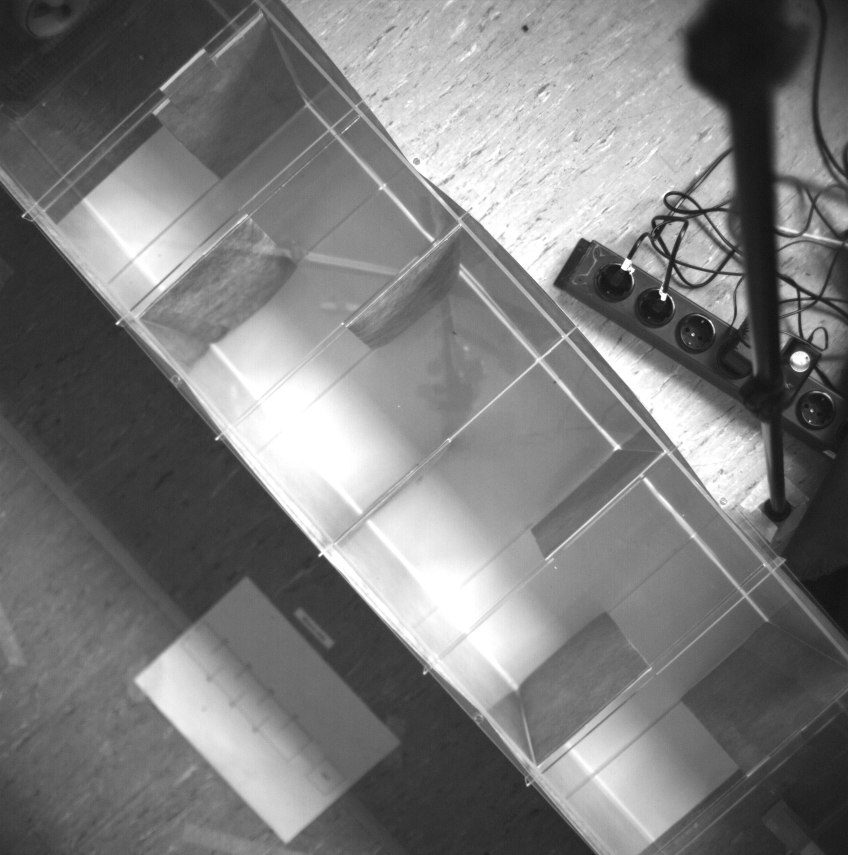
#> input picture data/frame_00000000.jpg, 1696 x 1710 px (shown at 1/2 size)
$ python manhattan_click.py --file ../data/frame_00000000.jpg
#> lines starting #> are read from the running program, lines starting #| are printed output that depends on the picture
"""
   Tool to click a manhattan
"""
import argparse
import cv2
import pandas as pd
import numpy as np
import os


parser = argparse.ArgumentParser()
arghelp = 'Path to the folder containing the data'
parser.add_argument('--file',
                    type=str,
                    default=None,
                    help=arghelp)

arghelp = 'Number of points on the manhattan'
parser.add_argument('--npoints',
                    type=int,
                    default=28,
                    help=arghelp)


args = parser.parse_args()
print(args)
# Check that the folder exists and the subfolders as well
# if not os.path.exists(args.file):
#    raise IOError('{} does not exist'.format(args.file)
points = pd.DataFrame(index=range(args.npoints),
                      columns=['x', 'y'])
points.name = 'manhattan_view'
points.unit = 'px'

img = cv2.imread(args.file)
#> img is the input picture: shape (1710, 1696, 3); min 9, max 255, mean 123.4
img_target_size = (640, 480)
print(img.shape)
#| (1710, 1696, 3)


def scale_image(img, img_target_size):
#> called with img_target_size = (640, 480)
    if img.shape[0] / img_target_size[0] > img.shape[1] / img_target_size[1]:
        scale = img_target_size[0] / img.shape[0]
    else:
        scale = img_target_size[1] / img.shape[1]
#> scale = 0.283
    img_resized = cv2.resize(img, (0, 0), fx=scale, fy=scale)
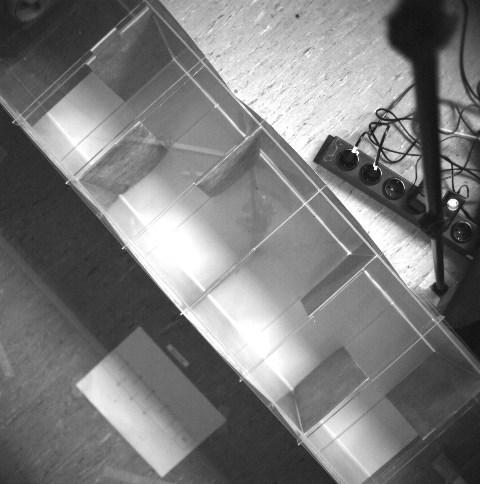
#> img_resized: shape (484, 480, 3); min 16, max 255, mean 123.3
    return scale, img_resized


def coarse_zoom(event, x, y, flags, param):
    global ix, iy, mode
    if event == cv2.EVENT_MOUSEMOVE:
        ix = x
        iy = y
    if event == cv2.EVENT_LBUTTONDOWN:
        mode = 'next'
    if event == cv2.EVENT_MBUTTONDOWN:
        mode = 'skip'


def crop_image(img, center, size):
    x_range = np.arange(np.floor(center[0] - size[0] // 2),
                        np.floor(center[0] + size[0] // 2))
    y_range = np.arange(np.floor(center[1] - size[1] // 2),
                        np.floor(center[1] + size[1] // 2))
    x_range = x_range.astype(int)
    y_range = y_range.astype(int)
    x_range = np.clip(x_range, 0, img.shape[1] - 1)
    y_range = np.clip(y_range, 0, img.shape[0] - 1)
    croped_im = img[y_range, ...]
    croped_im = croped_im[:, x_range, ...]
    return croped_im


scale, img_resized = scale_image(img, img_target_size)
#> scale = 0.283
cv2.imshow(args.file, img_resized)
cv2.setMouseCallback(args.file, coarse_zoom)

zoomsize = (100, 100)
ix_old = 0
iy_old = 0
ix = img_target_size[0] // 2
iy = img_target_size[1] // 2
mode = 'move'
point_i = 0
while True:
    key = cv2.waitKey(1)
#> (key Esc is pressed here)
    if key == 113:
        break
    if (ix_old != ix) or (iy_old != iy):
        cimage = img_resized.copy()
        cv2.line(cimage,
                 (ix, 0),
                 (ix, cimage.shape[0]),
                 (0, 0, 255), 1)
        cv2.line(cimage,
                 (0, iy),
                 (cimage.shape[1], iy),
                 (0, 0, 255), 1)
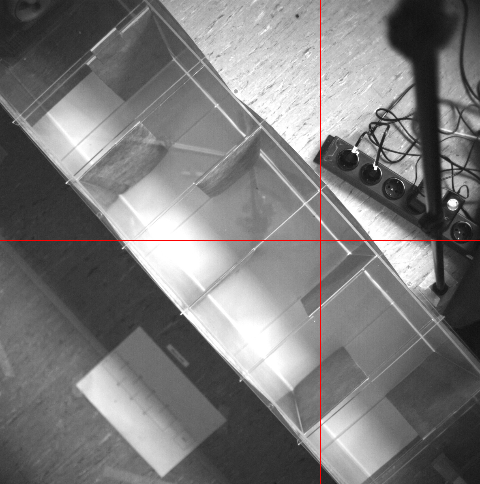
#> cimage: shape (484, 480, 3); mean B, G, R 122.7, 122.7, 123.8
        cv2.imshow(args.file, cimage)

        center = np.array([ix, iy])
        center = center.astype(float)
        center /= scale
#> center = [1130.7, 848]
        cimage = crop_image(img, center, size=zoomsize)
#> in crop_image, `croped_im = img[y_range, ...]`:
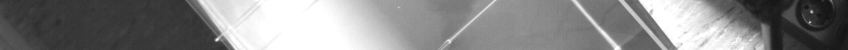
#> croped_im: shape (100, 1696, 3) (shown at 1/2 size); min 9, max 255, mean 135.1
#> in crop_image, `croped_im = croped_im[:, x_range, ...]`:
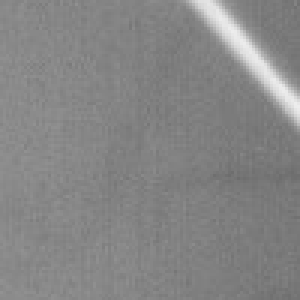
#> croped_im: shape (100, 100, 3) (shown 3 times larger); min 109, max 237, mean 133.4
        _, cimage = scale_image(cimage, img_target_size)
        cv2.line(cimage,
                 (cimage.shape[1] // 2, 0),
                 (cimage.shape[1] // 2, cimage.shape[0]),
                 (0, 0, 255), 1)
        cv2.line(cimage,
                 (0, cimage.shape[0] // 2),
                 (cimage.shape[1], cimage.shape[0] // 2),
                 (0, 0, 255), 1)
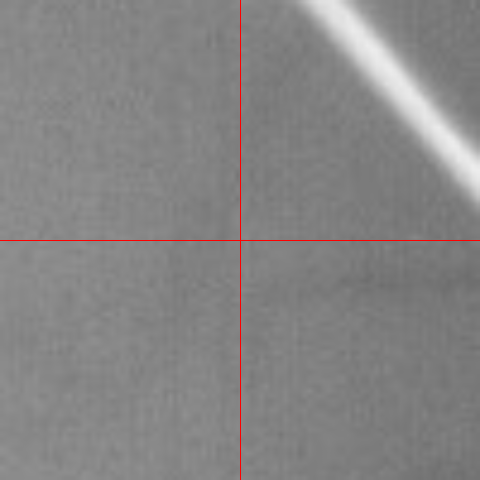
#> cimage: shape (480, 480, 3); mean B, G, R 132.7, 132.7, 133.8
        cv2.imshow('zoom', cimage)

    if mode == 'next':
        x = ix
        y = iy
        x /= scale
        y /= scale
        points.loc[point_i, :] = [x, y]
        point_i += 1
        mode = 'move'
        print(points)
        print('next point: {}'.format(point_i))
    elif mode == 'skip':
        point_i += 1
        mode = 'move'
        print(points)
        print('next point: {}'.format(point_i))
cv2.destroyAllWindows()

dirname = os.path.dirname(args.file)
basename = os.path.splitext(os.path.basename(args.file))[0]
points.to_hdf(os.path.join(dirname, basename + '_clicked.h5'), key='manhattan')
